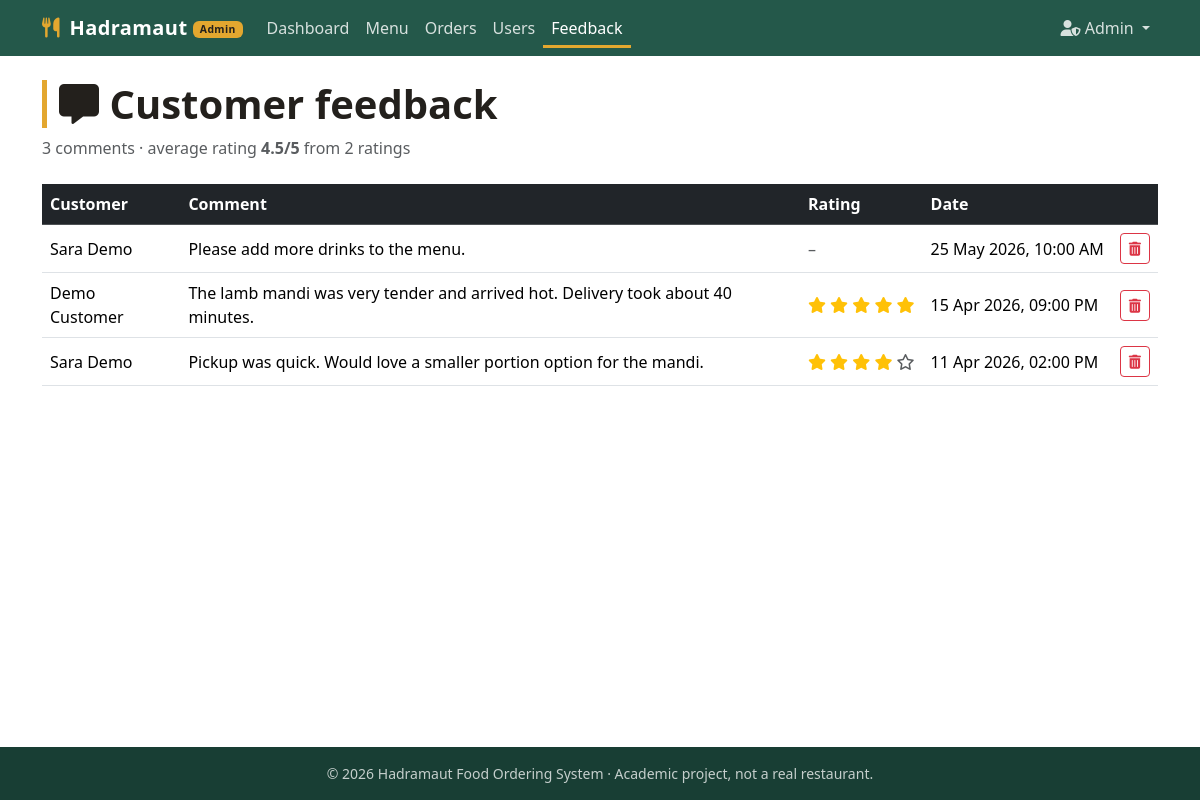
The page /view_feedback.php (signed in) on the database its author committed.
### tables this page shows
CREATE TABLE feedback (
    id             INT UNSIGNED NOT NULL AUTO_INCREMENT,
    user_id        INT UNSIGNED NOT NULL,
    comment        TEXT NOT NULL,
    rating         TINYINT UNSIGNED DEFAULT NULL COMMENT '1-5, optional',
    feedback_date  TIMESTAMP NOT NULL DEFAULT CURRENT_TIMESTAMP,
    PRIMARY KEY (id),
    KEY idx_feedback_user (user_id),
    CONSTRAINT fk_feedback_user FOREIGN KEY (user_id) REFERENCES users (id) ON DELETE CASCADE,
    CONSTRAINT chk_feedback_rating CHECK (rating IS NULL OR rating BETWEEN 1 AND 5)
);

CREATE TABLE users (
    id            INT UNSIGNED NOT NULL AUTO_INCREMENT,
    name          VARCHAR(100) NOT NULL,
    email         VARCHAR(150) NOT NULL,
    phone_number  VARCHAR(30)  DEFAULT NULL,
    address       TEXT         DEFAULT NULL,
    password      VARCHAR(255) NOT NULL COMMENT 'password_hash() output, never plain text',
    user_type     ENUM('user','admin') NOT NULL DEFAULT 'user',
    created_at    TIMESTAMP NOT NULL DEFAULT CURRENT_TIMESTAMP,
    PRIMARY KEY (id),
    UNIQUE KEY uq_users_email (email)
);

### lib.php (called while the page is built, shortened)
<?php
function e($value): string
{
    return htmlspecialchars((string) ($value ?? ''), ENT_QUOTES, 'UTF-8');
}

### functions.php (called while the page is built, shortened)
<?php
require_once __DIR__ . '/lib.php';
function fmt_datetime(string $ts): string
{
    return date('d M Y, h:i A', strtotime($ts));
}

### view_feedback.php (the view, shortened to what this page needs)
<?php
require_once __DIR__ . '/../../src/functions.php';
$feedback = $conn->query(
    'SELECT f.id, u.name AS user_name, f.comment, f.rating, f.feedback_date
     FROM feedback f LEFT JOIN users u ON u.id = f.user_id ORDER BY f.feedback_date DESC'
)->fetch_all(MYSQLI_ASSOC);
$avg = $conn->query('SELECT ROUND(AVG(rating), 1) AS avg_rating, COUNT(rating) AS rated FROM feedback')->fetch_assoc();
include __DIR__ . '/../../src/header.php';
?>
<h1 class="section-title mb-2"><i class="fas fa-comment-alt"></i> Customer feedback</h1>
<p class="text-muted mb-4">
    <?= count($feedback) ?> comments
    <?php if ($avg['rated']): ?>&middot; average rating <strong><?= e($avg['avg_rating']) ?>/5</strong> from <?= (int) $avg['rated'] ?> ratings<?php endif; ?>
</p>
<div class="table-responsive">
    <table class="table table-hover align-middle">
        <thead class="table-dark"><tr><th>Customer</th><th>Comment</th><th>Rating</th><th>Date</th><th></th></tr></thead>
        <tbody>
        <?php foreach ($feedback as $f): ?>
            <tr>
                <td><?= e($f['user_name'] ?? 'Deleted user') ?></td>
                <td><?= nl2br(e($f['comment'])) ?></td>
                <td class="text-nowrap" aria-label="<?= $f['rating'] ? (int) $f['rating'] . ' out of 5' : 'No rating' ?>">
                    <?php if ($f['rating']): for ($i = 1; $i <= 5; $i++): ?>
                        <i class="<?= $i <= $f['rating'] ? 'fas text-warning' : 'far text-muted' ?> fa-star"></i>
                    <?php endfor; else: ?><span class="text-muted">–</span><?php endif; ?>
                </td>
                <td class="text-nowrap"><?= e(fmt_datetime($f['feedback_date'])) ?></td>
                <td class="text-end">
                    <form method="POST" data-confirm="Delete this feedback?">
                        <button type="submit" name="delete_feedback" value="1" class="btn btn-sm btn-outline-danger"><i class="fas fa-trash-alt"></i><span class="visually-hidden">Delete</span></button>
                    </form>
                </td>
            </tr>
        <?php endforeach; ?>
        </tbody>
    </table>
</div>
<?php include __DIR__ . '/../../src/footer.php'; ?>

### style.css (style rules this page uses)
:root { --palm: #24584a; --palm-dark: #183e34; --saffron: #e3a72f; --saffron-dark: #c48a17; --mudbrick: #8a5a3b; --sand: #f4ede2; --ink: #23201c; }
body { font-family: system-ui, -apple-system, "Segoe UI", Roboto, "Helvetica Neue", Arial, sans-serif; color: var(--ink); background: #fff; }
.section-title { font-weight: 700; border-left: 5px solid var(--saffron); padding-left: .75rem; }

### rows shown on the page
feedback: user.name "Sara Demo", comment "Please add more drinks to the menu.", feedback_date "25 May 2026, 10:00 AM"
feedback: user.name "Demo Customer", comment "The lamb mandi was very tender and arrived hot. Delivery took about 40 minutes.", rating 5 (drawn), feedback_date "15 Apr 2026, 09:00 PM"
feedback: user.name "Sara Demo", comment "Pickup was quick. Would love a smaller portion option for the mandi.", rating 4 (drawn), feedback_date "11 Apr 2026, 02:00 PM"

### other values the page prints
$label "Dashboard"
$label "Menu"
$label "Orders"
$label "Users"
$label "Feedback"
$_SESSION['user_name'] "Admin"
count($feedback) "3"
$avg['avg_rating'] "4.5"
$avg['rated'] "2"
APP_NAME "Hadramaut Food Ordering System"
